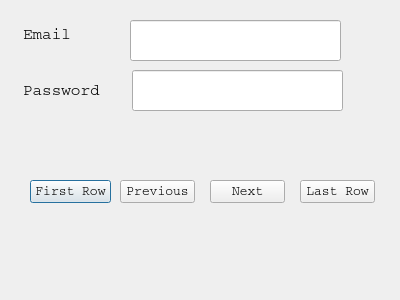
<?xml version="1.0" encoding="UTF-8"?>
<ui version="4.0">
 <class>Dialog</class>
 <widget class="QDialog" name="Dialog">
  <property name="geometry">
   <rect>
    <x>0</x>
    <y>0</y>
    <width>400</width>
    <height>300</height>
   </rect>
  </property>
  <property name="windowTitle">
   <string>Dialog</string>
  </property>
  <widget class="QLabel" name="label">
   <property name="geometry">
    <rect>
     <x>23</x>
     <y>19</y>
     <width>91</width>
     <height>31</height>
    </rect>
   </property>
   <property name="font">
    <font>
     <family>Courier</family>
     <pointsize>12</pointsize>
    </font>
   </property>
   <property name="text">
    <string>Email</string>
   </property>
  </widget>
  <widget class="QLabel" name="label_2">
   <property name="geometry">
    <rect>
     <x>23</x>
     <y>80</y>
     <width>91</width>
     <height>21</height>
    </rect>
   </property>
   <property name="font">
    <font>
     <family>Courier</family>
     <pointsize>12</pointsize>
    </font>
   </property>
   <property name="text">
    <string>Password</string>
   </property>
  </widget>
  <widget class="QLabel" name="labelResponse">
   <property name="geometry">
    <rect>
     <x>30</x>
     <y>220</y>
     <width>291</width>
     <height>51</height>
    </rect>
   </property>
   <property name="font">
    <font>
     <family>Courier</family>
     <pointsize>10</pointsize>
    </font>
   </property>
   <property name="text">
    <string/>
   </property>
  </widget>
  <widget class="QLineEdit" name="lineEditEmail">
   <property name="geometry">
    <rect>
     <x>130</x>
     <y>20</y>
     <width>211</width>
     <height>41</height>
    </rect>
   </property>
   <property name="echoMode">
    <enum>QLineEdit::PasswordEchoOnEdit</enum>
   </property>
  </widget>
  <widget class="QLineEdit" name="lineEditPassword">
   <property name="geometry">
    <rect>
     <x>132</x>
     <y>70</y>
     <width>211</width>
     <height>41</height>
    </rect>
   </property>
  </widget>
  <widget class="QPushButton" name="pushButtonFirst">
   <property name="geometry">
    <rect>
     <x>30</x>
     <y>180</y>
     <width>81</width>
     <height>23</height>
    </rect>
   </property>
   <property name="font">
    <font>
     <family>Courier</family>
     <pointsize>10</pointsize>
    </font>
   </property>
   <property name="text">
    <string>First Row</string>
   </property>
  </widget>
  <widget class="QPushButton" name="pushButtonPrevious">
   <property name="geometry">
    <rect>
     <x>120</x>
     <y>180</y>
     <width>75</width>
     <height>23</height>
    </rect>
   </property>
   <property name="font">
    <font>
     <family>Courier</family>
     <pointsize>10</pointsize>
    </font>
   </property>
   <property name="text">
    <string>Previous</string>
   </property>
  </widget>
  <widget class="QPushButton" name="pushButtonNext">
   <property name="geometry">
    <rect>
     <x>210</x>
     <y>180</y>
     <width>75</width>
     <height>23</height>
    </rect>
   </property>
   <property name="font">
    <font>
     <family>Courier</family>
     <pointsize>10</pointsize>
    </font>
   </property>
   <property name="text">
    <string>Next</string>
   </property>
  </widget>
  <widget class="QPushButton" name="pushButtonLast">
   <property name="geometry">
    <rect>
     <x>300</x>
     <y>180</y>
     <width>75</width>
     <height>23</height>
    </rect>
   </property>
   <property name="font">
    <font>
     <family>Courier</family>
     <pointsize>10</pointsize>
    </font>
   </property>
   <property name="text">
    <string>Last Row</string>
   </property>
  </widget>
 </widget>
 <resources/>
 <connections/>
</ui>
